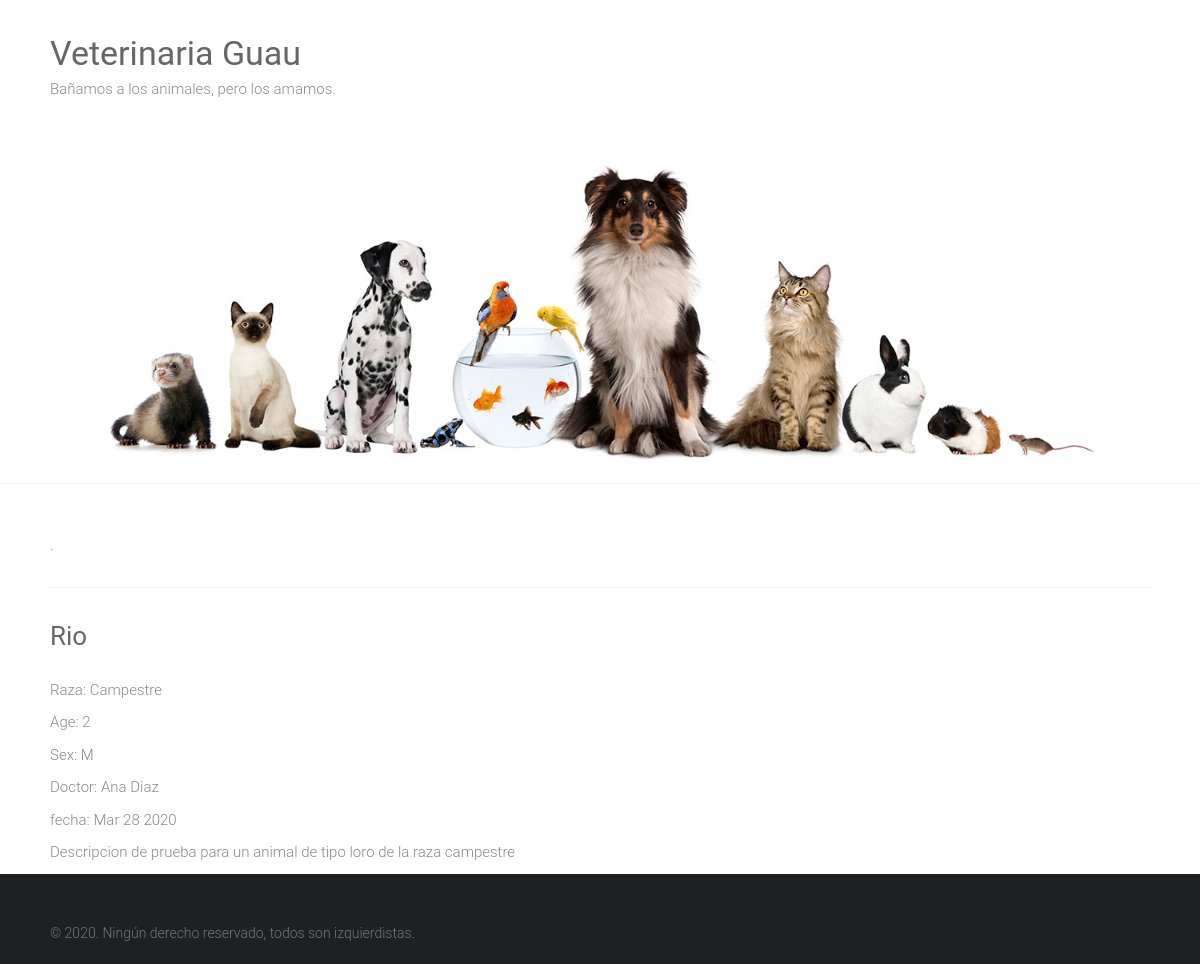
The page /mascotas/2/ on the database its author committed.
### mascotas/models.py (models this page shows)
class Mascota(models.Model):   # => Emula una Tabla de BD
    SEXO_OPCIONES = [('M','Macho'),('H','Hembra')]
    nombre=models.CharField(max_length=100) #=> Emulan las columnas de una tabla
    doctor=models.CharField(max_length=100)
    especie=models.CharField(max_length=30)
    raza=models.CharField(max_length=30, blank=True)
    descripcion=models.TextField()
    sexo=models.CharField(max_length=1, choices=SEXO_OPCIONES, blank=True)
    fecha=models.DateTimeField()
    edad=models.IntegerField(null=True)
    vacunas = models.ManyToManyField('Vacuna', blank=True)

### mascotas/views.py (the view)
# urls.py: path('mascotas/<int:mascota_id>/', views.detalle_mascota, name='detalle_mascota')
def detalle_mascota(request, mascota_id):
    try:
        pet = Mascota.objects.get(id=mascota_id)
    except Mascota.DoesNotExist:
        raise Http404('Error desde proyectosbeta')
    return render(request, 'detalle_mascota.html',{
        'mascota':pet,
    })

### mascotas/templates/detalle_mascota.html (shortened to what this page needs)
{% extends "base.html" %}
{% block content %}
<div>
    <h3>{{ mascota.nombre|capfirst }}</h3>
    {% if mascota.raza %}
        <p>Raza: {{ mascota.raza }}</p>
    {% endif %}
    {% if mascota.edad %}
        <p>Age: {{ mascota.edad }}</p>
    {% endif %}
    {% if mascota.sexo %}
        <p>Sex: {{ mascota.sexo }}</p>
    {% endif %}
    <p>Doctor: {{ mascota.doctor }}</p>
    <p>fecha: {{ mascota.fecha|date:"M d Y" }}</p>
    <p>{{ mascota.descripcion }}</p>
</div>
{% endblock %}

### static/style.css (style rules this page uses)
html, body, div, span, applet, object, iframe, h1, h2, h3, h4, h5, h6, p, blockquote, pre, a, abbr, acronym, address, big, cite, code, del, dfn, em, font, ins, kbd, q, s, samp, small, strike, strong, sub, sup, tt, var, dl, dt, dd, ol, ul, li, fieldset, form, label, legend, table, caption, tbody, tfoot, thead, tr, th, td { border: 0; font: inherit; font-size: 100%; font-style: inherit; font-weight: inherit; margin: 0; outline: 0; padding: 0; vertical-align: baseline; }
html { overflow-y: scroll; -webkit-text-size-adjust: 100%; -ms-text-size-adjust: 100%; }
h1, h2, h3, h4, h5, h6 { color: #666666; line-height: 1.4; padding-bottom: 15px; font-weight: normal; }
h3 { font-size: 26px; }
body, button, input, select, textarea { color: #888888; font-size: 15px; line-height: 1.5; font-family: 'Roboto', sans-serif; font-weight: 300; }
p { color: #888888; font-size: 15px; line-height: 1.5; margin-bottom: 15px; font-weight: 300; }
body { background: #f2f2f2; }
body { padding-top: 30px; padding-bottom: 30px; }
body.wide { padding-top: 0; padding-bottom: 0; }
.single-page p { margin-bottom: 10px; }

### rows shown on the page
Mascota: nombre "Rio", raza "Campestre", edad "2", sexo "M", doctor "Ana Diaz", fecha "Mar 28 2020", descripcion "Descripcion de prueba para un animal de tipo loro de la raza campestre"
